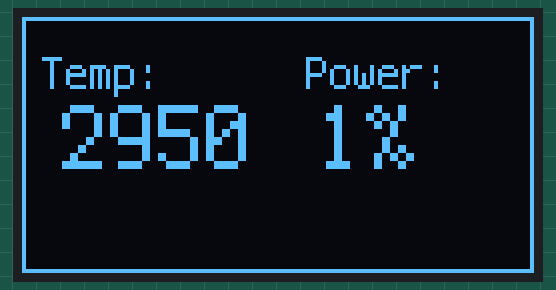
A program run on a simulated CircuitPython board. On the bench: 128×64 one-colour display.

Above: at 0.06 s.
At 1.37 s:
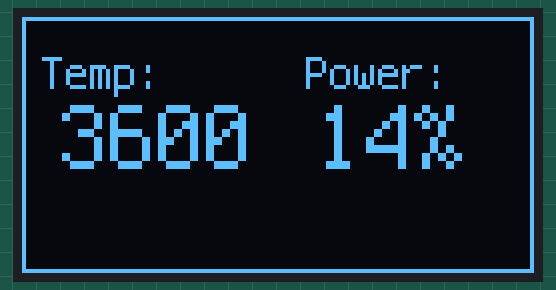
At 2.67 s:
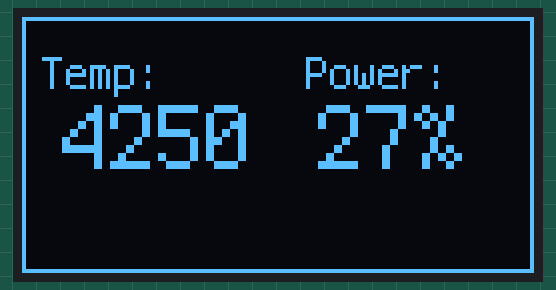
At 5.38 s:
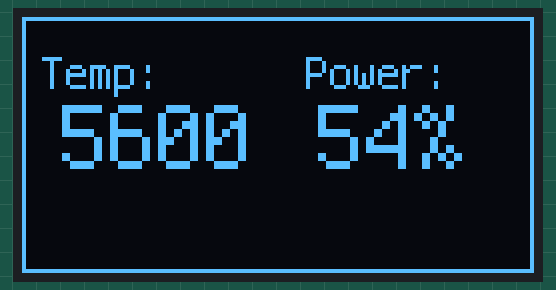
At 8.09 s:
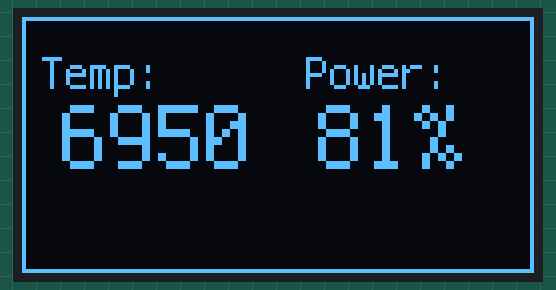
At 10.8 s:
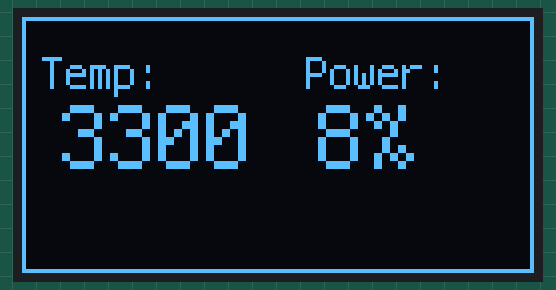

The program:

display_render_labels_and_changing_values.py
```python
"""
From:
https://learn.adafruit.com/monochrome-oled-breakouts/circuitpython-usage
https://learn.adafruit.com/circuitpython-display-support-using-displayio/text
"""

import board
import displayio
import terminalio
import adafruit_displayio_ssd1306
from adafruit_display_text import label

# Release displays to avoid soft reset "Too many display busses" error
displayio.release_displays()

# Initialize I2C interface and display driver
i2c = board.I2C()
display_bus = displayio.I2CDisplay(i2c, device_address=0x3d)
display = adafruit_displayio_ssd1306.SSD1306(display_bus, width=128, height=64)

# Create group to display context
main_group = displayio.Group()
display.show(main_group)

# Make the display context for boarder
splash = displayio.Group()

WIDTH = 128
HEIGHT = 64  # Change to 64 if needed
BORDER = 1

# Draw full screen rectangle
color_bitmap = displayio.Bitmap(WIDTH, HEIGHT, 1)
color_palette = displayio.Palette(1)
color_palette[0] = 0xFFFFFF  # White
bg_sprite = displayio.TileGrid(color_bitmap, pixel_shader=color_palette, x=0, y=0)
splash.append(bg_sprite)

# Draw a smaller inner rectangle
inner_bitmap = displayio.Bitmap(WIDTH - BORDER * 2, HEIGHT - BORDER * 2, 1)
inner_palette = displayio.Palette(1)
inner_palette[0] = 0x000000  # Black
inner_sprite = displayio.TileGrid(inner_bitmap, pixel_shader=inner_palette, x=BORDER, y=BORDER)
splash.append(inner_sprite)

main_group.append(splash)

# Draw value labels
text_area_lables = label.Label(
    terminalio.FONT,
    text="Temp:      Power:",
    color=0xFFFFFF,
    x=5,
    y=14
)

splash.append(text_area_lables)

# Draw 2x scaled group for values
values = displayio.Group(scale=2)
main_group.append(values)

text_area_temp_val = label.Label(
    terminalio.FONT,
    # text="",
    color=0xFFFFFF,
    x=5,
    y=15
)
values.append(text_area_temp_val)

text_area_bright_val = label.Label(
    terminalio.FONT,
    # text="",
    color=0xFFFFFF,
    x=37,
    y=15
)
values.append(text_area_bright_val)

while True:
    import time
    for i in range(1, 101):
        text_area_bright_val.text = f"{str(i)}%"
        text_area_temp_val.text = f"{str(2900+i*50)}"
        time.sleep(0.1)
    pass
```

Measured:
- by itself, everything shown: repeats every 10.0 s, in 100 steps
